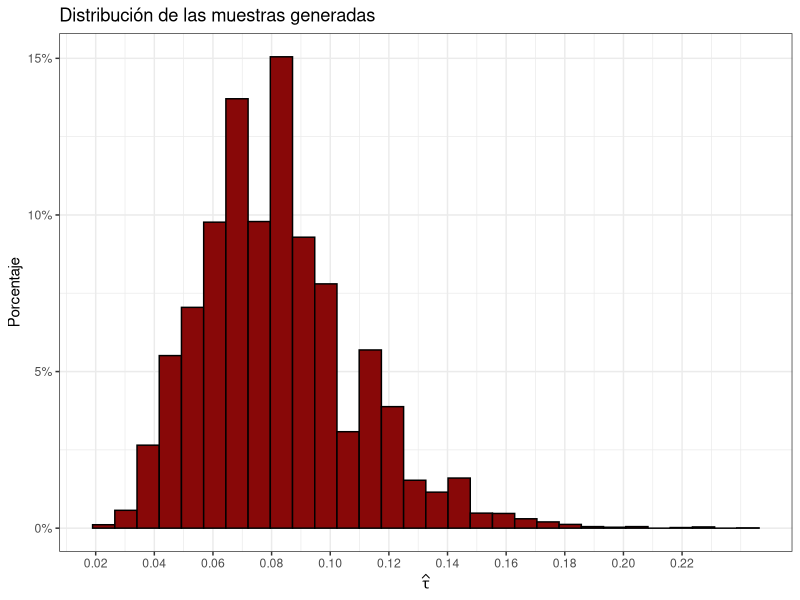

This chart was generated by the following R code:
## ---- chunk 1

# Preparamiento del environment.

rm(list = ls(all.names = TRUE))
gc()

set.seed(888)

library(ggplot2)

## ---- chunk 2

# Generación de muestras para tau y almacenado en un dataframe.

mc_tau = c()

for (i in 1:10000){
  mc_tau_i = (24/25)^(sum(rpois(25, lambda = 2.5)))
  mc_tau = c(mc_tau, mc_tau_i)
}

mc_tau_df = data.frame(mc_tau)
mc_tau_df$sq_mc_tau_df = mc_tau_df$mc_tau^2

# Esperanza y varianza.

mc_expec_tau = sum(mc_tau)/10000

mc_var_tau = sum(mc_tau_df$sq_mc_tau_df)/10000 - mc_expec_tau^2

## ---- chunk 3

# Histograma para tau de Monte Carlo.

ggplot(mc_tau_df, aes(x = mc_tau)) +
  geom_histogram(color = 'black', fill = '#880808', aes(y = (..count..)/sum(..count..)), bins = 30) +
  labs(
    title = 'Distribución de las muestras generadas',
    x = expression(widehat(tau)),
    y = 'Porcentaje',
  ) +
  scale_x_continuous(breaks = seq(0, max(mc_tau), 0.02)) +
  scale_y_continuous(labels = scales::percent) +
  theme_bw()

## ---- chunk 4

# Generación de muestras Poisson y almacenado en un dataframe.

b_tau = rpois(25, lambda = 2.5)

b_tau_df = data.frame(b_tau)

# Función para el parámetro buscado.

tau_stat = function(data, index){
  new_data = data[c(index)]
  tau_param = (24/25)^(sum(new_data))
  return(tau_param)
}

# Bootstrap con lo definido previamente.

(bstrap = boot::boot(data = b_tau, R = 10000, statistic = tau_stat))

# Dataframe auxiliar para la gráfica.

b_tau_g_df = data.frame(bstrap$t)

